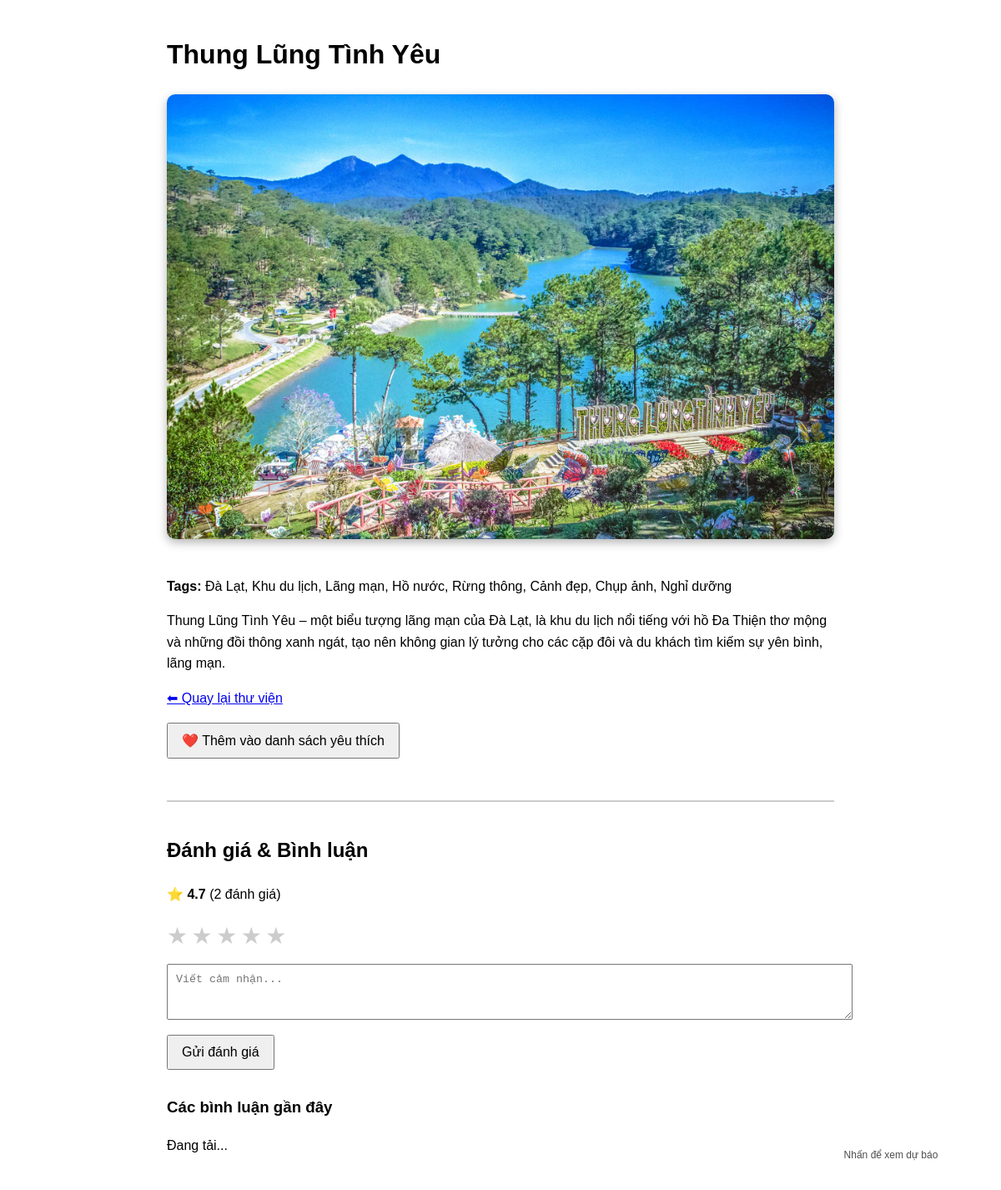
Page /image/3 on the earlier database version.
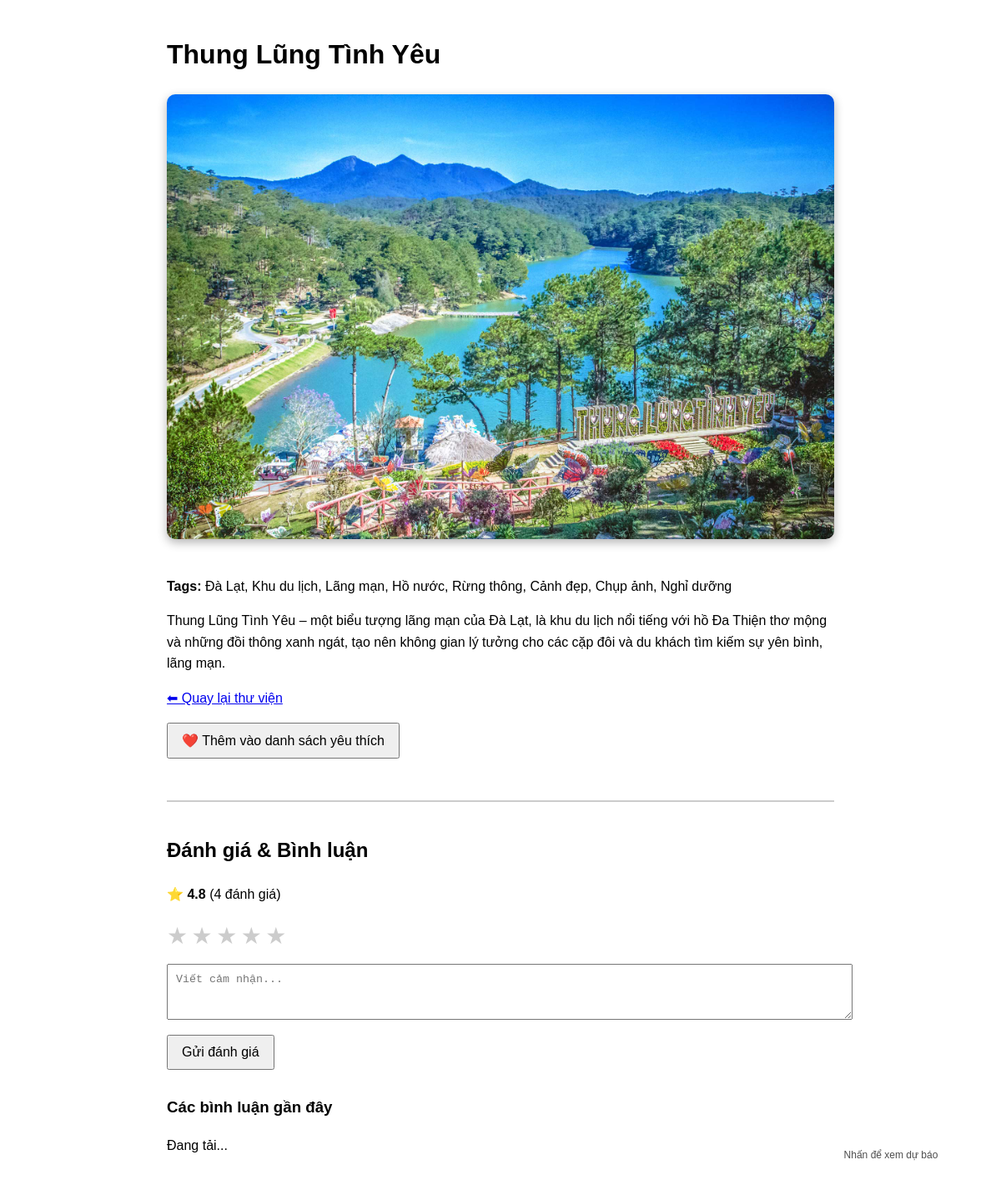
Same page on the later database version.
### models.py (models this page shows)
class Image(db.Model):
    __tablename__ = "images"
    id = db.Column(db.Integer, primary_key=True)
    name = db.Column(db.String, nullable=False)
    tags = db.Column(db.String)
    filename = db.Column(db.String)
    description = db.Column(db.Text)
    rating = db.Column(db.Float)
    rating_count = db.Column(db.Integer, default=1) # So luong nguoi danh gia
    address = db.Column(db.String)   # <── thêm dòng này

### app.py (the view)
@app.route("/image/<int:image_id>")
def image_detail(image_id):
    image = db.session.query(Image).filter_by(id=image_id).first()
    if not image:
        return "Ảnh không tồn tại!", 404
    return render_template("detail.html", image=image)

### templates/detail.html (shortened to what this page needs)
<!DOCTYPE html>
<html lang="vi">
<head>
</head>
<body>
  <h1>{{ image.name }}</h1>
  <img src="/static/images/{{ image.filename }}" alt="{{ image.name }}">
  <p><b>Tags:</b> {{ image.tags }}</p>
  <div class="desc">{{ image.description }}</div>
  <p><a href="/">⬅ Quay lại thư viện</a></p>
<button id="addFavoriteBtn"
        style="padding:10px 16px; font-size:16px; cursor:pointer; margin-bottom:20px;">
  ❤️ Thêm vào danh sách yêu thích
</button>
    <div class="feedback-box">
    <h2>Đánh giá & Bình luận</h2>
        <p id="ratingStats">
      ⭐ <b>{{ "%.1f"|format(image.rating or 0) }}</b>
      ({{ image.rating_count or 0 }} đánh giá)
    </p>
        <div class="rating-select" id="ratingSelect">
      <span data-value="1">★</span>
      <span data-value="2">★</span>
      <span data-value="3">★</span>
      <span data-value="4">★</span>
      <span data-value="5">★</span>
    </div>
        <textarea id="comment" placeholder="Viết cảm nhận..."
              rows="3" style="width:100%; margin-top:10px; padding:10px"></textarea>
    <button id="sendBtn"
            style="margin-top:10px; padding:10px 16px; font-size:16px; cursor:pointer;">
      Gửi đánh giá
    </button>
    <h3 style="margin-top:30px">Các bình luận gần đây</h3>
    <div id="feedbackList">Đang tải...</div>
  </div>
  <div id="weatherWidget"
     style="position: fixed; bottom: 20px; right: 20px; width: 200px;
            background: rgba(255,255,255,0.2); backdrop-filter: blur(10px);
            border-radius: 16px; padding: 12px; text-align: center; cursor: pointer; z-index:999;">
    <div style="font-size:12px; opacity:0.7;">Nhấn để xem dự báo</div>
  </div>
</body>
</html>

### templates/detail.html (style rules this page uses)
body { font-family: sans-serif; max-width: 800px; margin: 40px auto; line-height: 1.6; }
img { width: 100%; height: auto; border-radius: 10px; box-shadow: 0 4px 12px rgba(0,0,0,0.3); margin-bottom: 20px; }
.desc { text-align: left; white-space: pre-line; }
.feedback-box { margin-top: 30px; border-top: 2px solid #ccc; padding-top: 20px; }
.rating-select span { font-size: 28px; cursor: pointer; color: #ccc; }

Differences in the rows shown:
changed Image "Thung Lũng Tình Yêu": rating "4.7" → "4.8"; rating_count "2" → "4"
